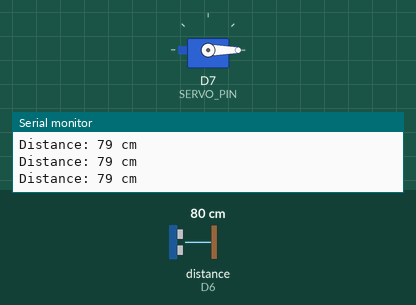
Recording of a sketch running on a simulated ESP8266 (NodeMCU). On the bench: servo, the last lines printed to the serial monitor. Wiring (inferred from the names in the program): ultrasonic range finder: trigger D5; echo D6. The inputs (shaded band) are chosen by the test bench; at power-on: distance to the obstacle (sensor on D6) 80 cm. The echo pulse lasts 58.3 µs per cm.

Above: at 2.2 s.
2.3 s: distance to the obstacle (sensor on D6) set to 18 cm
3.8 s: distance to the obstacle (sensor on D6) set to 13 cm
At 4.9 s:
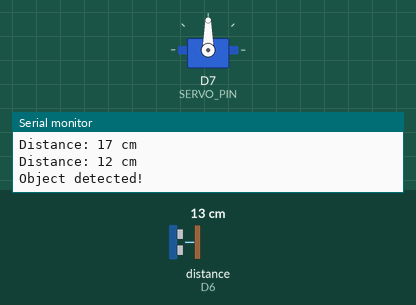
6.8 s: distance to the obstacle (sensor on D6) set to 35 cm
At 7.7 s:
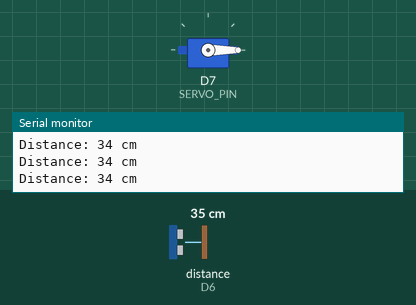
8.3 s: distance to the obstacle (sensor on D6) set to 2 cm
At 9.1 s:
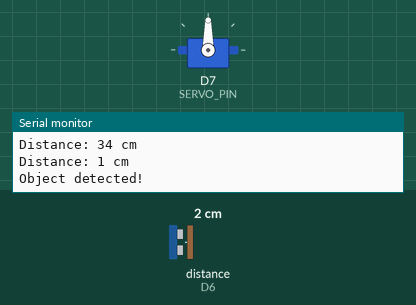
Timing chart, 0 to 12.3 s (numbered marks = the images above; inputs shaded):
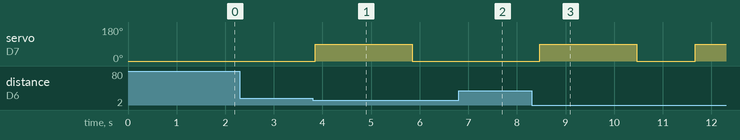

Measured:
- the behaviour switches between 16 and 15 cm on distance to the obstacle (sensor on D6) (found by bisection; images 0 and 1)
- after the input at 3.8 s, servo on D7 (SERVO_PIN): 0° → 90° after 0.05 s, → 0° 2.0 s later
- after the input at 6.8 s, servo on D7 (SERVO_PIN): stays 0° (without the input it goes to 90° after 0.25 s)
- after the input at 8.3 s, servo on D7 (SERVO_PIN): 0° → 90° after 0.17 s, → 0° 2.0 s later, → 90° 1.2 s later

The sketch:

smart-bin.ino
```cpp
#include <Servo.h>
Servo myServo;

#define TRIG_PIN D5
#define ECHO_PIN D6
#define SERVO_PIN D7

long duration;
int distance;
const int DISTANCE_THRESHOLD = 15;

void setup() {
  Serial.begin(115200);
  pinMode(TRIG_PIN, OUTPUT);
  pinMode(ECHO_PIN, INPUT);

  myServo.attach(SERVO_PIN);
  myServo.write(0);
  delay(1000);
}

void loop() {

  digitalWrite(TRIG_PIN, LOW);
  delayMicroseconds(2);

  digitalWrite(TRIG_PIN, HIGH);
  delayMicroseconds(10);
  digitalWrite(TRIG_PIN, LOW);
  duration = pulseIn(ECHO_PIN, HIGH, 30000);

  if (duration == 0) {
    Serial.println("No echo detected!");
    return;
  }
  distance = duration * 0.034 / 2;

  Serial.print("Distance: ");
  Serial.print(distance);
  Serial.println(" cm");

  if (distance > 0 && distance < DISTANCE_THRESHOLD) {
    Serial.println("Object detected!");
    myServo.write(90);
    delay(2000);
    myServo.write(0);
    delay(1000);
  }
  delay(200);
}
```
